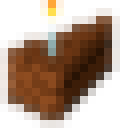
#> input picture cake-large.png, 16 x 16 px (shown 8 times larger)
$ jupyter execute --allow-errors QPIE_code.ipynb
#> lines starting #> are read from the running program, lines starting #| are printed output that depends on the picture
# Quantum Image Processing: Applications in Radio Astronomy
by Benjamin Zhang bhz2108 and Olena Teslia ot2250
GitHub: [https://github.com/benz5460/QuantumRadio](https://github.com/benz5460/QuantumRadio)

[cell 1]
# imports
import qiskit
from qiskit import QuantumCircuit, QuantumRegister, ClassicalRegister
from qiskit_aer import AerSimulator
from qiskit.circuit.library import QFTGate, QFT, RYGate
from qiskit import transpile
from qiskit.visualization import plot_histogram

from PIL import Image
import numpy as np
import matplotlib.pyplot as plt
from skimage.metrics import structural_similarity as ssim
from skimage.metrics import peak_signal_noise_ratio as psnr
from scipy.ndimage import gaussian_filter
import glob

## Define image handling functions

[cell 2]
#load image
def load_image(filename):
#> called with filename = 'cake-large.png'
    im = Image.open(filename,'r')
#> im is the input picture: PIL image 16x16 P; mean R, G, B, A 80.7, 48, 19.5, 118.4
    im = im.convert('L') #convert to grayscale
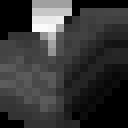
#> im: PIL image 16x16 L (shown 8 times larger); min 0, max 251, mean 54.5
    return np.array(im)

[cell 3]
# [26 lines left out: function add_180_asymmetry_subtraction, not called in this run]

[cell 4]
#encode image into quantum state
def encode_image(filename=None, image=None, n_qubits=None):
    '''
    Tranform grayscale image into QPIE representation ciruit.
    Args:
        filename (str): Path to the image file.
        image (np.ndarray): Image array.
        n_qubits (int): Total number of qubits needed to encode the image.
    '''
    # Open image file in greyscale and form array
    if image is not None:
        pixel_value_array = image
    elif filename is not None:
        pixel_value_array = load_image(filename)
    else:
        raise ValueError("Either 'filename' or 'image' must be provided.")

    # rescale for the number of qubits
    if n_qubits is not None:
        target_size = 2 ** (n_qubits // 2)
        pixel_value_array = np.array(Image.fromarray(pixel_value_array).resize((target_size, target_size)))
    else:
        n_qubits = int(2 * np.ceil(np.log2(max(pixel_value_array.shape))))

    pixel_value_array = pixel_value_array.flatten()
#> pixel_value_array = 256 values, max 251 at index 53, min 0 at index 0, mean 54.54

    # Normalize the pixel values
    norm = np.linalg.norm(pixel_value_array)
#> norm = 1212.2
    norm_array = pixel_value_array/norm
#> norm_array = 256 values, max 0.207 at index 53, min 0 at index 0, mean 0.045


    #translate normalized array into qubits by assigning each pixel value to the amplitude of a quantum state
    qc = QuantumCircuit(n_qubits)
    qc.initialize(norm_array, qc.qubits)
    return qc,norm_array

[cell 5]
# [72 lines left out: function measure_image, not called in this run]

[cell 6]
# [56 lines left out: function apply_gaussian_filter, not called in this run]

### Test QPIE

[cell 7]
# [21 lines left out: function semi_classical_QFT, not called in this run]

[cell 8]
#try to flip image

c = 1e-8 #to avoid log(0) error when plotting
#> (the rest of this cell did not finish here and is left out)

[cell 9]
# 1. Define bounds for consistent color scaling
# Adjust these based on your data's expected range
v_min = 1e-2
v_max = 1e4

# 2. Increase figsize for bigger plots (width, height in inches)
fig, axs = plt.subplots(1, 4, figsize=(20, 5))

shots = np.array([1000, 10000, 100000])

#> (the rest of this cell did not finish here and is left out)

        qc.append(QFTGate(4), range(4))
        qc.append(QFTGate(4), range(4,8))
        measured_arr = measure_image(qc, 8, shots=shots[i])
        shifted_image = np.fft.fftshift(measured_arr)
        im_plot = ax.imshow(np.log1p(shifted_image))
        ax.set_title(f'QFT: Shots: {shots[i]}')
    else:
        # Classical FT
        im = load_image('circle.png')
        norm = np.linalg.norm(im)
        norm_array = im/norm
        f_transform = np.fft.fft2(norm_array)
        f_shift = np.fft.fftshift(f_transform)
        magnitude_spectrum = np.abs(f_shift)
        im_plot = ax.imshow(np.log1p(magnitude_spectrum))
        ax.set_title('Classical FFT2')

fig.colorbar(im_plot, ax=ax, fraction=0.046, pad=0.04)

plt.tight_layout()
plt.show()

[cell 10]
###

1. fourier space
2. putting into the program + processing
3. limit to qubits
4. how to correlate the data between the opposite sides of the spectrum
5. More examples - real data

[cell 11]
# transform to the spatial domain
# inverse QFT
shots = np.logspace(1,6,5)
#> shots = [10, 177.8, 3162.3, 56234.1, 1000000]
#> (the rest of this cell did not finish here and is left out)


plt.figure(figsize=(24, 5))
plt.subplot(1, len(shots) + 1, len(shots) + 1)
plt.imshow(magnitude_spectrum)
plt.colorbar()
plt.title('Original image')
for i in range(len(shots)):
    qc,norm_arr = encode_image('circle.png', None,8)
    #qc.append(QFTGate(8), qc.qubits)
    #qc.append(QFTGate(8).inverse(), qc.qubits)
    measured_arr = measure_image(qc, 8, shots = shots[i])
    # calculate the mean squared error
    mse = np.mean((measured_arr - magnitude_spectrum) ** 2)
    psnr_val = 10 * np.log10((255 ** 2) / mse)
    ssim_val = ssim(magnitude_spectrum, measured_arr, data_range=255)

    # shifted_image = np.fft.fftshift(measured_arr)
    plt.subplot(1, len(shots)+1, i + 1)
    plt.imshow(measured_arr)
    plt.colorbar()
    plt.title(f"Shots: {shots[i]}\n"
                 f"MSE: {mse:.2f}\n"
                 f"PSNR: {psnr_val:.2f} dB\n"
                 f"SSIM: {ssim_val:.4f}")


plt.show()

[cell 12]
# perform on a galaxy image
# inverse QFT
shots = np.logspace(1,6,6)
#> shots = [10, 100, 1000, 10000, 100000, 1000000]
magnitude_spectrum = load_image('test_galaxy2_32.png')
#> call 4 of load_image, with filename = 'test_galaxy2_32.png'
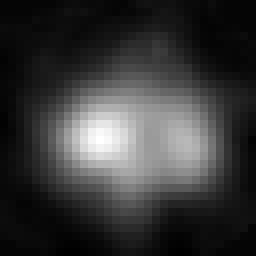
#> input picture test_galaxy2_32.png, 32 x 32 px (shown 8 times larger)
#> in load_image, im is the input picture: PIL image 32x32 RGBA; mean R, G, B, A 55.7, 55.7, 55.7, 255

plt.figure(figsize=(24, 5))
plt.subplot(1, len(shots) + 1, len(shots) + 1)
plt.imshow(magnitude_spectrum)
plt.colorbar()
plt.title('Original image')
#> (the rest of this cell did not finish here and is left out)

    #qc.append(QFTGate(8), qc.qubits)
    #qc.append(QFTGate(8).inverse(), qc.qubits)
    measured_arr = measure_image(qc, 10, shots = shots[i])
    # calculate the mean squared error
    mse = np.mean((measured_arr - magnitude_spectrum) ** 2)
    psnr_val = 10 * np.log10((255 ** 2) / mse)
    ssim_val = ssim(magnitude_spectrum, measured_arr, data_range=255)

    # shifted_image = np.fft.fftshift(measured_arr)
    plt.subplot(1, len(shots)+1, i + 1)
    plt.imshow(measured_arr)
    plt.colorbar()
    plt.title(f"Shots: {shots[i]}\n"
                 f"MSE: {mse:.2f}\n"
                 f"PSNR: {psnr_val:.2f} dB\n"
                 f"SSIM: {ssim_val:.4f}")


plt.show()

#> (a cell that did not finish here is left out)

### Test the Gaussian blur

#> (a cell that did not finish here is left out)

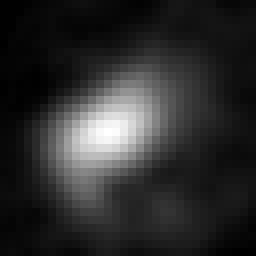
#> input picture test_galaxy_32.png, 32 x 32 px (shown 8 times larger)
#> in load_image, im is the input picture: PIL image 32x32 RGBA; mean R, G, B, A 44.8, 44.8, 44.8, 255
qc = apply_gaussian_filter(qc, sigma=3)
blurred_image_array = measure_image(qc, original_n_qubits=10, shots=100000)
# compare to classical Gaussian blur
image = load_image('test_galaxy_32.png')
result = gaussian_filter(image, sigma=1)
# display mean absolute error
mse = np.mean(abs(blurred_image_array - result))
print(f"Mean Squared Error: {mse}")
# display results
plt.figure(figsize=(12, 6))
plt.subplot(1, 2, 1)
plt.title("Quantum Blurred Image")
plt.imshow(blurred_image_array)
plt.subplot(1, 2, 2)
plt.title("Classical Gaussian Blurred Image")
plt.imshow(result)
plt.show()

[cell 15]
# Define the range of shots to test and the sigma for the Gaussian filter
shots = np.logspace(1,6,10)
sigma = 1

# Load the image
image = load_image('test_galaxy_32.png')
result = gaussian_filter(image, sigma=sigma)

error = []

# Measure mean squared error for different amount shots
#> (the rest of this cell did not finish here and is left out)

[cell 16]
# Test the mean squared error on different sizes of images
sizes = np.arange(6,20,2)
fig, axs = plt.subplots(2, len(sizes), figsize=(20, 5))
#> (the rest of this cell did not finish here and is left out)

    qc = apply_gaussian_filter(qc, sigma=1)
    blurred_image_array = measure_image(qc, original_n_qubits=s, shots = 100000)
    im_plot = axs[0,i].imshow(blurred_image_array, cmap = 'gray')
    axs[0,i].set_title(f'Size: {sizes[i]}')
    image = Image.open('test_galaxy_32.png').resize((2**(s//2),2**(s//2)))
    result = gaussian_filter(image, sigma=1)
    im_plot = axs[1, i].imshow(result)
    axs[1,i].set_title('Classical Smoothing')
plt.tight_layout()
plt.show()

[cell 17]
shots = [1000,10000,100000,1000000]

sigma = 3

fig, axs = plt.subplots(1, 5, figsize=(20, 5))

#> (the rest of this cell did not finish here and is left out)

        qc = apply_gaussian_filter(qc, sigma=sigma)
        qc = add_180_asymmetry_subtraction(qc,10)
        blurred_image_array = measure_image(qc, original_n_qubits=10, shots=shots[i])
        im_plot = ax.imshow(blurred_image_array)
        ax.set_title(f'Shots: {shots[i]}')
    else:
        image = load_image('test_galaxy_32.png').astype(float)
        result = gaussian_filter(image, sigma=sigma)
        im_plot = ax.imshow(abs(result-np.rot90(result,k=2)))
        ax.set_title('Classical Smoothing')

    # Add colorbar to each subplot
    #fig.colorbar(im_plot, ax=ax, fraction=0.046, pad=0.04)

fig.suptitle(f'Sigma = {sigma}')
plt.tight_layout()
plt.show()

#> (a cell that did not finish here is left out)

## Pipeline Implementation

[cell 19]
# display the galaxies tested
paths = glob.glob('test_galaxy*.png')
fig, axs = plt.subplots(1, 5, figsize=(20, 5))
names = ['WALLABY J125313+042746', 'WALLABY J125549+040049', 'WALLABY J125604+034843', 'WALLABY J125718+045929','WALLABY J125343+040920']

#> (the rest of this cell did not finish here and is left out)

[cell 20]
image = load_image('test_galaxy_32.png')
result = gaussian_filter(image, sigma=1).astype(float)
rot180 = np.rot90(result, k=2)
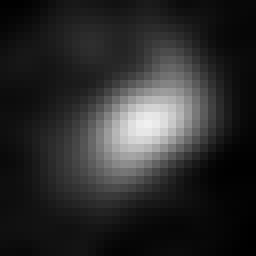
#> rot180: shape (32, 32) float64 (shown 8 times larger); min 0, max 240, mean 43.8
A2 = np.nansum(np.abs(result - rot180)) / (2*np.nansum(result))
#> A2 = 0.266
